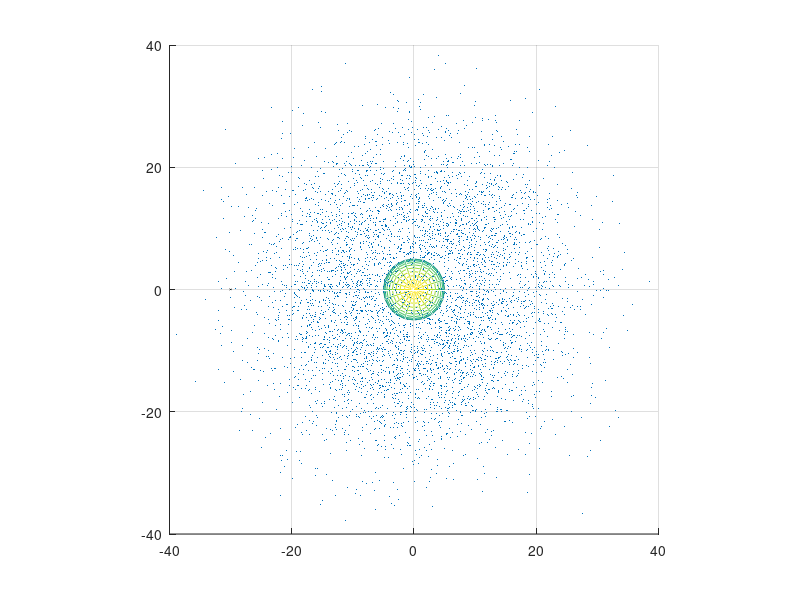

Write MATLAB code to recreate this figure. (Note: this script raises an error after producing the figure.)
%http://onlinelibrary.wiley.com/doi/10.1111/j.1574-6968.2001.tb10662.x/full
%link for bacteria swimming speed.
%Ill take it 40 micrometers per second.

%Step size. (Seconds).
step = 10^-4;
speed = 40;
time = 10;
cell_radius = 5;
nanobot_coor = [-30, 0, 0];
nanobot_radius = 2;
num_of_molecules = 40000;
std = 10;

molecules = normrnd(0, std, [num_of_molecules, 3]);
x = molecules;
t = cell_radius./sqrt(sum(x.^2, 2));
molecules = molecules + t.*molecules;


scatter3( molecules(:,1) , molecules(:,2) , molecules(:,3) , 0.1 , 'fill' )

arrival_times = zeros(time/step,1);

bias = [0,0,0];

q = normrnd(0, 0.001, [1, 3]);
x = (speed*step)./sqrt(sum(q.^2, 2)).*q;

old_hitt = 0;

[X,Y,Z] = sphere;
h = figure(1);
axis tight manual;
filename = 'testAnimated.gif';

for i = 1:time/step
       
    nanobot_coor = nanobot_coor + x;
    hitt = sum((sum((molecules - nanobot_coor).^2, 2) <= nanobot_radius^2));   
    if(hitt > old_hitt)
        bias = (bias * 0.99 +  x * 0.01 );
        old_hitt = hitt;
    elseif(hitt < old_hitt)
        bias = (bias * 0.99 - x * 0.01);
        old_hitt = hitt; 
    elseif(hitt == 0)
        bias = (bias * 0.99 - x * 0.01);
        old_hitt = hitt;
    else
        old_hitt = hitt;
    end      
    q = normrnd(0, 1, [1, 3]);
    x = (speed*step)./sqrt(sum(q.^2 , 2)).*q * 0.5  ...
        + (speed*step)./sqrt(sum(bias.^2 , 2)).*bias * 0.5; 
    arrival_times(i) = sum((nanobot_coor).^2, 2);  
    
    if(mod(i, 1000) == 1)
        nanobot_coor
        hold on
        mesh(X*5 , Y*5 , Z*5);
        surf(X*0.1 + nanobot_coor(1), Y*0.1 + nanobot_coor(2), Z*0.1 + nanobot_coor(3));
        axis([-40  40   -40  40   -40  40]);
        view(0,90);
        axis square;
        refreshdata;
        drawnow;
        frame = getframe(h); 
        im = frame2im(frame); 
        [imind,cm] = rgb2ind(im,256); 
        if i == 1 
             imwrite(imind,cm,filename,'gif', 'Loopcount',inf); 
        else
            imwrite(imind,cm,filename,'gif','WriteMode','append');
        end 
    end
end

plot(arrival_times)
